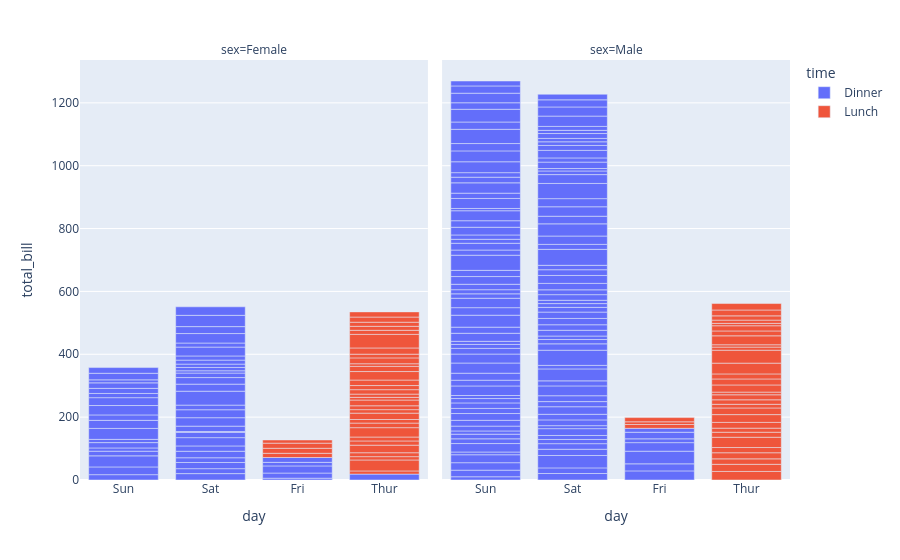

Here is the notebook cell this chart was saved with:
### Code cell
#Faceting – facet_col and facet_row
fig = px.bar(tips, x='day', y='total_bill', color='time', facet_col='sex')
fig.show()

### Figure 1 — Plotly figure (JSON) as saved in the notebook; plotly's stock layout.template omitted (floating-point values rounded to 4 significant figures)
{"data": [{"hovertemplate": "time=Dinner<br>sex=Female<br>day=%{x}<br>total_bill=%{y}<extra></extra>", "legendgroup": "Dinner", "marker": {"color": "#636efa", "pattern": {"shape": ""}}, "name": "Dinner", "orientation": "v", "showlegend": true, "textposition": "auto", "type": "bar", "x": ["Sun", "Sun", "Sun", "Sun", "Sun", "Sun", "Sat", "Sat", "Sat", "Sat", "Sat", "Sat", "Sun", "Sun", "Sat", "Sat", "Sat", "Sat", "Sat", "Sat", "Sat", "Fri", "Fri", "Fri", "Fri", "Fri", "Sat", "Sat", "Sat", "Sat", "Sat", "Sun", "Sun", "Sun", "Sun", "Sun", "Sun", "Sun", "Sat", "Sat", "Sun", "Sun", "Sun", "Sat", "Sat", "Sat", "Sat", "Sat", "Sat", "Sat", "Sat", "Thur"], "xaxis": "x", "y": [16.99, 24.59, 35.26, 14.83, 10.33, 16.97, 20.29, 15.77, 19.65, 15.06, 20.69, 16.93, 10.29, 34.81, 26.41, 16.45, 3.07, 17.07, 26.86, 25.28, 14.73, 5.75, 16.32, 22.75, 11.35, 15.38, 44.3, 22.42, 20.92, 14.31, 7.25, 25.71, 17.31, 29.85, 25.0, 13.39, 16.21, 17.51, 10.59, 10.63, 9.6, 20.9, 18.15, 12.76, 13.27, 28.17, 12.9, 30.14, 22.12, 35.83, 27.18, 18.78], "yaxis": "y"}, {"hovertemplate": "time=Dinner<br>sex=Male<br>day=%{x}<br>total_bill=%{y}<extra></extra>", "legendgroup": "Dinner", "marker": {"color": "#636efa", "pattern": {"shape": ""}}, "name": "Dinner", "orientation": "v", "showlegend": false, "textposition": "auto", "type": "bar", "x": ["Sun", "Sun", "Sun", "Sun", "Sun", "Sun", "Sun", "Sun", "Sun", "Sun", "Sun", "Sun", "Sun", "Sat", "Sat", "Sat", "Sat", "Sat", "Sat", "Sat", "Sat", "Sat", "Sat", "Sat", "Sat", "Sat", "Sat", "Sat", "Sat", "Sun", "Sun", "Sun", "Sun", "Sun", "Sun", "Sun", "Sun", "Sun", "Sun", "Sun", "Sun", "Sun", "Sat", "Sat", "Sat", "Sat", "Sat", "Sat", "Sat", "Sat", "Sat", "Sat", "Sat", "Sat", "Sat", "Sat", "Fri", "Fri", "Fri", "Fri", "Fri", "Fri", "Fri", "Sat", "Sat", "Sat", "Sat", "Sat", "Sun", "Sun", "Sun", "Sun", "Sun", "Sun", "Sun", "Sun", "Sun", "Sun", "Sun", "Sun", "Sun", "Sun", "Sun", "Sun", "Sat", "Sat", "Sun", "Sun", "Sun", "Sun", "Sun", "Sun", "Sun", "Sun", "Sun", "Sun", "Sun", "Sun", "Sun", "Sun", "Sun", "Sun", "Sat", "Sat", "Sat", "Sat", "Sat", "Sat", "Sat", "Sat", "Sat", "Sat", "Sat", "Sat", "Sat", "Sat", "Sat", "Sat", "Sat", "Sat", "Sat", "Sat", "Sat", "Sat"], "xaxis": "x2", "y": [10.34, 21.01, 23.68, 25.29, 8.77, 26.88, 15.04, 14.78, 10.27, 15.42, 18.43, 21.58, 16.29, 20.65, 17.92, 39.42, 19.82, 17.81, 13.37, 12.69, 21.7, 9.55, 18.35, 17.78, 24.06, 16.31, 18.69, 31.27, 16.04, 17.46, 13.94, 9.68, 30.4, 18.29, 22.23, 32.4, 28.55, 18.04, 12.54, 9.94, 25.56, 19.49, 38.01, 11.24, 48.27, 20.29, 13.81, 11.02, 18.29, 17.59, 20.08, 20.23, 15.01, 12.02, 10.51, 17.92, 28.97, 22.49, 40.17, 27.28, 12.03, 21.01, 12.46, 15.36, 20.49, 25.21, 18.24, 14.0, 38.07, 23.95, 29.93, 14.07, 13.13, 17.26, 24.55, 19.77, 48.17, 16.49, 21.5, 12.66, 13.81, 24.52, 20.76, 31.71, 50.81, 15.81, 7.25, 31.85, 16.82, 32.9, 17.89, 14.48, 34.63, 34.65, 23.33, 45.35, 23.17, 40.55, 20.69, 30.46, 23.1, 15.69, 26.59, 38.73, 24.27, 30.06, 25.89, 48.33, 28.15, 11.59, 7.74, 20.45, 13.28, 24.01, 15.69, 11.61, 10.77, 15.53, 10.07, 12.6, 32.83, 29.03, 22.67, 17.82], "yaxis": "y2"}, {"hovertemplate": "time=Lunch<br>sex=Female<br>day=%{x}<br>total_bill=%{y}<extra></extra>", "legendgroup": "Lunch", "marker": {"color": "#EF553B", "pattern": {"shape": ""}}, "name": "Lunch", "orientation": "v", "showlegend": true, "textposition": "auto", "type": "bar", "x": ["Thur", "Thur", "Thur", "Thur", "Thur", "Thur", "Thur", "Thur", "Thur", "Thur", "Thur", "Thur", "Thur", "Thur", "Thur", "Thur", "Thur", "Thur", "Thur", "Thur", "Thur", "Thur", "Thur", "Thur", "Thur", "Thur", "Thur", "Thur", "Thur", "Thur", "Thur", "Fri", "Fri", "Fri", "Fri"], "xaxis": "x", "y": [10.07, 34.83, 10.65, 12.43, 24.08, 13.42, 12.48, 29.8, 14.52, 11.38, 20.27, 11.17, 12.26, 18.26, 8.51, 10.33, 14.15, 13.16, 17.47, 27.05, 16.43, 8.35, 18.64, 11.87, 19.81, 43.11, 13.0, 12.74, 13.0, 16.4, 16.47, 13.42, 15.98, 16.27, 10.09], "yaxis": "y"}, {"hovertemplate": "time=Lunch<br>sex=Male<br>day=%{x}<br>total_bill=%{y}<extra></extra>", "legendgroup": "Lunch", "marker": {"color": "#EF553B", "pattern": {"shape": ""}}, "name": "Lunch", "orientation": "v", "showlegend": false, "textposition": "auto", "type": "bar", "x": ["Thur", "Thur", "Thur", "Thur", "Thur", "Thur", "Thur", "Thur", "Thur", "Thur", "Thur", "Thur", "Thur", "Thur", "Thur", "Thur", "Thur", "Thur", "Thur", "Thur", "Thur", "Thur", "Thur", "Thur", "Thur", "Thur", "Thur", "Thur", "Thur", "Thur", "Fri", "Fri", "Fri"], "xaxis": "x2", "y": [27.2, 22.76, 17.29, 19.44, 16.66, 32.68, 15.98, 13.03, 18.28, 24.71, 21.16, 11.69, 14.26, 15.95, 8.52, 22.82, 19.08, 16.0, 34.3, 41.19, 9.78, 7.51, 28.44, 15.48, 16.58, 7.56, 10.34, 13.51, 18.71, 20.53, 12.16, 8.58, 13.42], "yaxis": "y2"}], "layout": {"annotations": [{"font": {}, "showarrow": false, "text": "sex=Female", "x": 0.245, "xanchor": "center", "xref": "paper", "y": 1, "yanchor": "bottom", "yref": "paper"}, {"font": {}, "showarrow": false, "text": "sex=Male", "x": 0.755, "xanchor": "center", "xref": "paper", "y": 1, "yanchor": "bottom", "yref": "paper"}], "barmode": "relative", "legend": {"title": {"text": "time"}, "tracegroupgap": 0}, "margin": {"t": 60}, "xaxis": {"anchor": "y", "domain": [0, 0.49], "title": {"text": "day"}}, "xaxis2": {"anchor": "y2", "domain": [0.51, 1], "matches": "x", "title": {"text": "day"}}, "yaxis": {"anchor": "x", "domain": [0, 1], "title": {"text": "total_bill"}}, "yaxis2": {"anchor": "x2", "domain": [0, 1], "matches": "y", "showticklabels": false}}}
